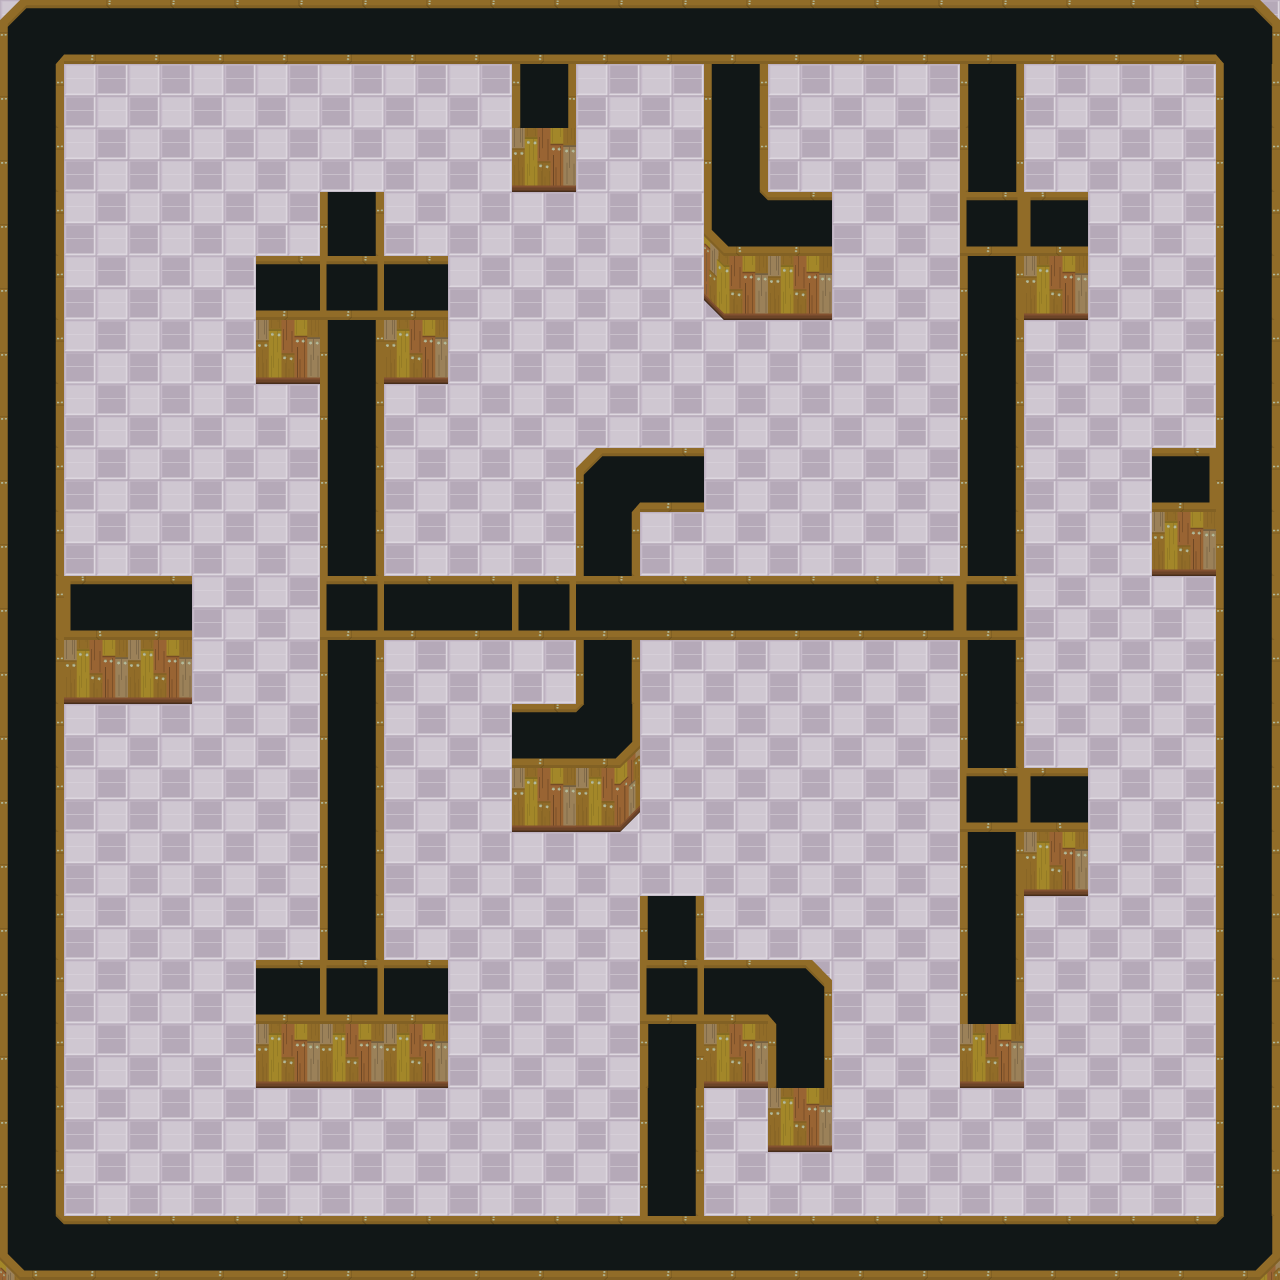

A level layout from a 2D game, rendered from its tile map. Below: a short description, then the map file with tile-grid data replaced by summaries:
An orthogonal 20x20 tile map with 64x64 px tiles, 1 tile layer (Tile), 1 image layer.

<map version="1.0" orientation="orthogonal" width="20" height="20" tilewidth="64" tileheight="64">
 <tileset firstgid="1" name="TileSet" tilewidth="64" tileheight="64">
  <image source="TileSetTeste.png" width="192" height="448" />
 </tileset>
 <imagelayer name="BackImage">
     <image source="map3.png" />
 </imagelayer>
 <layer name="Tile" width="20" height="20">
  <data>[400 cells, 159 non-empty, 13 distinct tile ids]</data>
 </layer>
</map>
